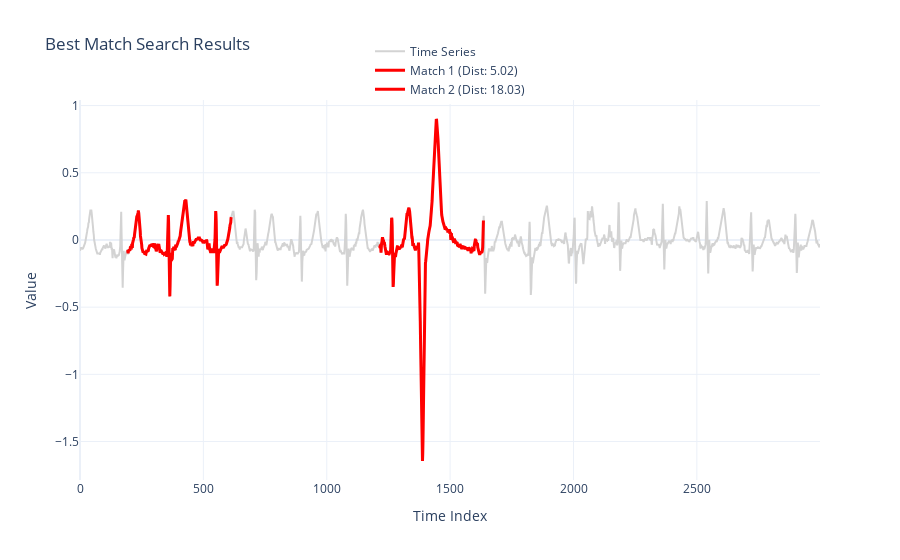

The code cell stored with this chart in its notebook:
### Markdown cell above
Напишите функцию `plot_bestmatch_results()` в модуле *plots.py* для визуализации найденных $topK$ похожих подпоследовательностей временного ряда на образец поиска. За основу возьмите функцию `plot_bestmatch_data()` и добавьте отображение найденных подпоследовательностей, выделив их тем же цветом, что и образец поиска.

### Code cell
plot_bestmatch_results(ts, query, naive_bestmatch_results)

### Figure 1 — Plotly figure (JSON) as saved in the notebook; plotly's stock layout.template omitted (floating-point values rounded to 4 significant figures; data arrays with more than 128 entries replaced by an {"elided": "..."} marker saying what was removed)
{"data": [{"line": {"color": "lightgray", "width": 2}, "mode": "lines", "name": "Time Series", "type": "scatter", "y": {"elided": "3000 float values"}}, {"line": {"color": "red", "width": 3}, "mode": "lines", "name": "Match 1 (Dist: 5.02)", "type": "scatter", "x": {"elided": "421 int values"}, "y": {"elided": "421 float values"}}, {"line": {"color": "red", "width": 3}, "mode": "lines", "name": "Match 2 (Dist: 18.03)", "type": "scatter", "x": {"elided": "421 int values"}, "y": {"elided": "421 float values"}}], "layout": {"legend": {"x": 0.5, "xanchor": "auto", "y": 0.99, "yanchor": "bottom"}, "title": {"text": "Best Match Search Results"}, "xaxis": {"title": {"text": "Time Index"}}, "yaxis": {"title": {"text": "Value"}}}}
